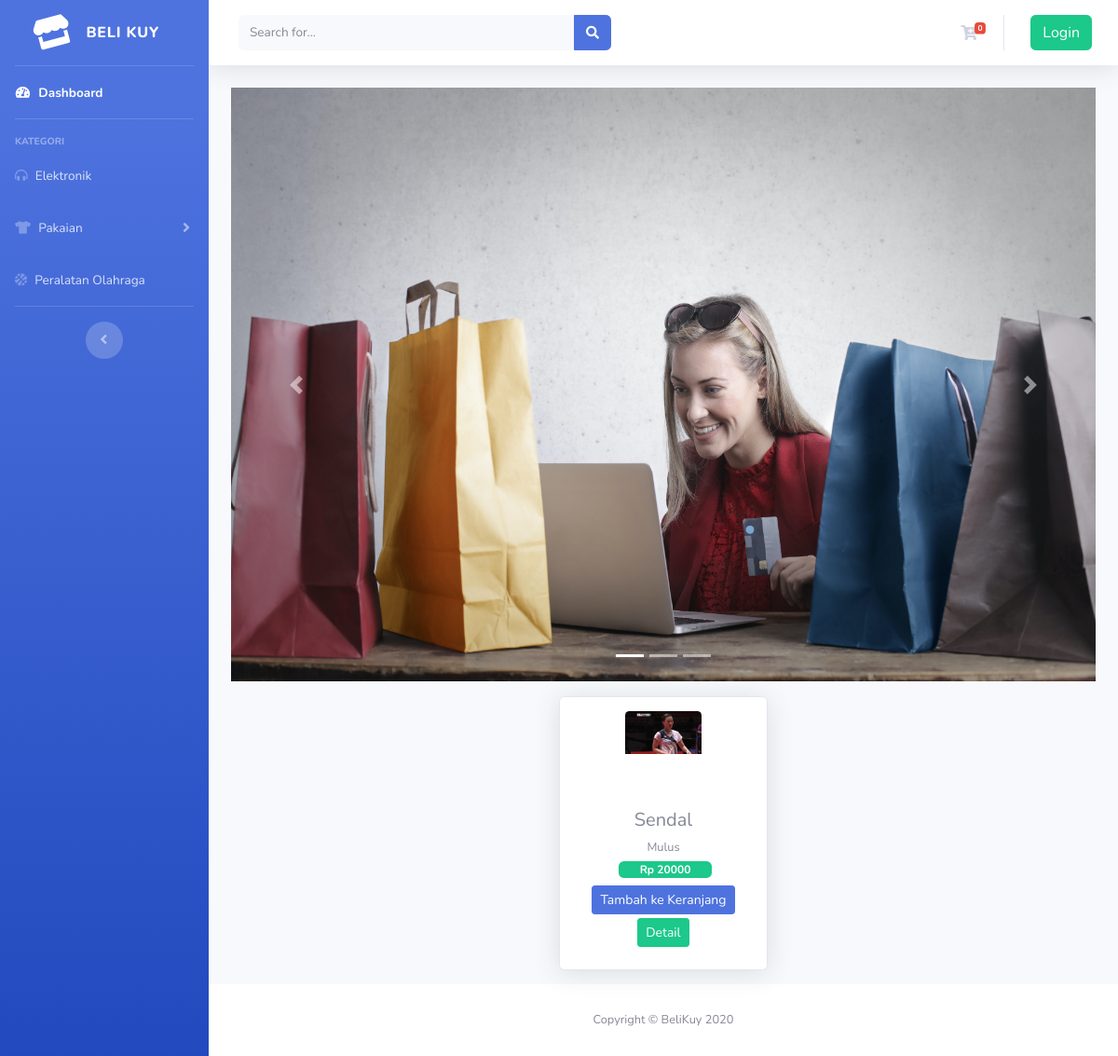
Before: / with the older database file.
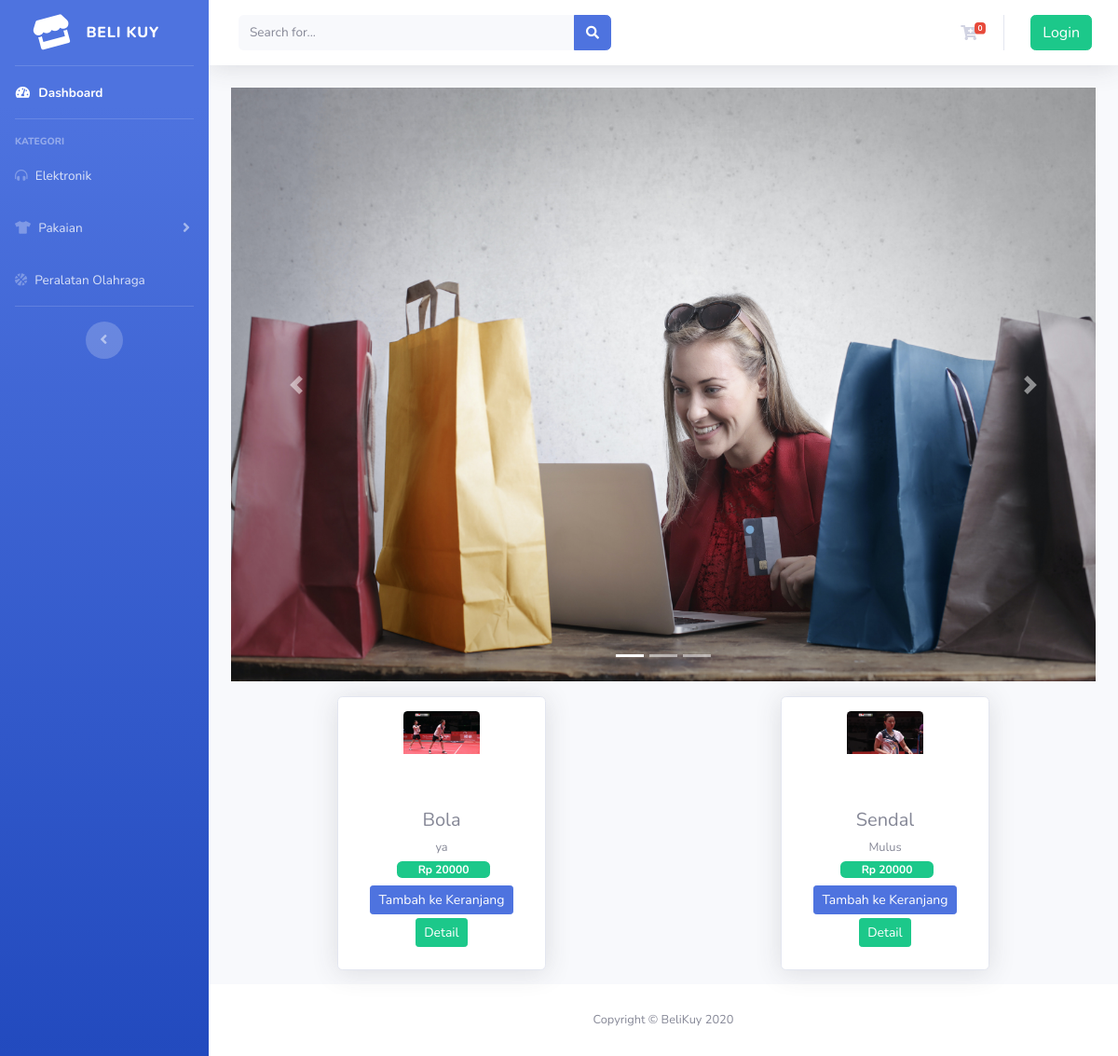
After: the same page with the newer database file.
### tables this page shows
CREATE TABLE `tb_barang` (
  `id_brg` int(10) NOT NULL,
  `nama_brg` varchar(50) NOT NULL,
  `keterangan` varchar(50) NOT NULL,
  `kategori` text NOT NULL,
  `harga` int(9) NOT NULL,
  `stok` int(3) NOT NULL,
  `gambar_brg` text NOT NULL
);

### application/controllers/Welcome.php (called while the page is built, shortened)
<?php
class Welcome extends CI_Controller {
	public function index()
	{
		$data['barang'] = $this->model_barang->tampil_data()->result();
		$this->load->view('templates/header');
		$this->load->view('templates/sidebar');
		$this->load->view('dashboard', $data);
		$this->load->view('templates/footer');
	}
}

### index.php (called while the page is built, shortened)
<?php
require_once BASEPATH.'core/CodeIgniter.php';

### application/models/model_barang.php (called while the page is built, shortened)
<?php
    class Model_barang extends CI_Model
    {
        public function tampil_data()
        {
            $this->db->select("*");
            $this->db->from("tb_barang");
            $this->db->order_by("id_brg", "desc");
            $query = $this->db->get();
            return $query;
        }
    }
?>

### application/views/dashboard.php (the view, shortened to what this page needs)
    <div class="container-fluid">
        <div id="carouselExampleIndicators" class="carousel slide mb-3" data-ride="carousel">
            <ol class="carousel-indicators">
                <li data-target="#carouselExampleIndicators" data-slide-to="0" class="active"></li>
                <li data-target="#carouselExampleIndicators" data-slide-to="1"></li>
                <li data-target="#carouselExampleIndicators" data-slide-to="2"></li>
            </ol>
            <div class="carousel-inner">
                <div class="carousel-item active">
                <img src="./assets/img/slide1.jpg" class="d-block w-100" alt="...">
                </div>
            </div>
            <a class="carousel-control-prev" href="#carouselExampleIndicators" role="button" data-slide="prev">
                <span class="carousel-control-prev-icon" aria-hidden="true"></span>
            </a>
            <a class="carousel-control-next" href="#carouselExampleIndicators" role="button" data-slide="next">
                <span class="carousel-control-next-icon" aria-hidden="true"></span>
            </a>
        </div>
        <div class="row text-center card-jarak">
            <?php foreach ($barang as $brg) : ?>
            <div class="card shadow ml-3 mr-2 d-flex justify-content-center align-items-center  m-auto" style="width: 14rem;">
                <div class="wrapper-img"><img src=" <?php echo base_url().'/uploads/'.$brg->gambar_brg ?> " class="card-img-top" alt="..."></div>
                <div class="card-body card-tengah">
                    <h5 class="card-title mb-1"> <?php echo $brg->nama_brg ?> </h5>
                    <small> <?php echo $brg->keterangan ?> </small>
                    <br>
                    <span class="badge badge-success mb-2"> Rp <?php echo $brg->harga ?></span>
                    <?php echo anchor('dashboard/tambah_kk/'.$brg->id_brg, ' <div class="btn btn-sm btn-primary mb-1 btn-keranjang">Tambah ke Keranjang</div>')?>
                    <?php echo anchor('dashboard/detail/'.$brg->id_brg, ' <div class="btn btn-sm btn-success mb-1 btn-keranjang">Detail</div>')?>
                </div>
            </div>
            <?php endforeach; ?>
        </div>
    </div>
</div>

### application/views/templates/header.php (shortened to what this page needs)
<!DOCTYPE html>
<html lang="en">
<head>
    <link href="<?php echo base_url() ?>assets/vendor/fontawesome-free/css/all.min.css" rel="stylesheet" type="text/css">
    <link href="<?php echo base_url() ?>assets/css/sb-admin-2.min.css" rel="stylesheet">
    <link href="<?php echo base_url() ?>assets/css/style.css" rel="stylesheet">
</head>

### application/views/templates/sidebar.php (shortened to what this page needs)
<body id="page-top">
<div id="wrapper">
<ul class="navbar-nav bg-gradient-primary sidebar sidebar-dark accordion" id="accordionSidebar">
<a class="sidebar-brand d-flex align-items-center justify-content-center" href="index.html">
<div class="sidebar-brand-icon rotate-n-15">
    <i class="fas fa-store"></i>
</div>
<div class="sidebar-brand-text mx-3">BELI KUY</div>
</a>
<hr class="sidebar-divider my-0">
<li class="nav-item active">
<a class="nav-link" href="<?php echo base_url() ?>">
    <i class="fas fa-fw fa-tachometer-alt"></i>
    <span>Dashboard</span></a>
</li>
<hr class="sidebar-divider">
<div class="sidebar-heading">
Kategori
</div>
<li class="nav-item">
    <a class="nav-link" href="<?php echo base_url('kategori/elektronik')?>">
        <i class="fas fa-headphones-alt"></i>
        <span>Elektronik</span></a>
</li>
<li class="nav-item">
    <a class="nav-link collapsed" href="#" data-toggle="collapse" data-target="#collapseTwo" aria-expanded="true" aria-controls="collapseTwo">
        <i class="fas fa-tshirt"></i>
        <span>Pakaian</span>
    </a>
</li>
<li class="nav-item">
<a class="nav-link" href="<?php echo base_url('kategori/peralatan_olahraga')?>">
    <i class="fas fa-basketball-ball"></i>
    <span>Peralatan Olahraga</span></a>
</li>
<hr class="sidebar-divider d-none d-md-block">
<div class="text-center d-none d-md-inline">
<button class="rounded-circle border-0" id="sidebarToggle"></button>
</div>
</ul>
<div id="content-wrapper" class="d-flex flex-column">
    <div id="content">
    <nav class="navbar navbar-expand navbar-light bg-white topbar mb-4 static-top shadow">
        <form class="d-none d-sm-inline-block form-inline mr-auto ml-md-3 my-2 my-md-0 mw-100 navbar-search">
        <div class="input-group">
            <input type="text" class="form-control bg-light border-0 small" placeholder="Search for..." aria-label="Search" aria-describedby="basic-addon2">
            <div class="input-group-append">
            <button class="btn btn-primary" type="button">
                <i class="fas fa-search fa-sm"></i>
            </button>
            </div>
        </div>
        </form>
        <ul class="navbar-nav ml-auto">
            <li class="nav-item">
                <a href="dashboard/detail_keranjang" class="nav-link active">
                    <i class="fas fa-cart-plus"></i>
                    <span class="badge badge-danger badge-counter">
                        <?php $keranjang = $this->cart->total_items() ?>
                        <?php echo $keranjang ?>
                    </span>
                </a>
            </li>
            <li class="nav-item dropdown no-arrow">
                <?php if($this->session->userdata('username')) { ?>
                <a class="nav-link dropdown-toggle" href="#" id="userDropdown" role="button" data-toggle="dropdown" aria-haspopup="true" aria-expanded="false">
                <span class="mr-2 d-none d-lg-inline text-gray-600 small"> <?php echo $this->session->userdata('username') ?></span>
                <img class="img-profile rounded-circle" src="https://source.unsplash.com/QAB-WJcbgJk/60x60">
                </a>
                <div class="dropdown-menu dropdown-menu-right shadow animated--grow-in" aria-labelledby="userDropdown">
                    <a class="dropdown-item" href="#">
                        <i class="fas fa-user fa-sm fa-fw mr-2 text-gray-400"></i>
                        Profile
                    </a>
                    <a class="dropdown-item" href="#">
                        <i class="fas fa-cogs fa-sm fa-fw mr-2 text-gray-400"></i>
                        Settings
                    </a>
                    <a class="dropdown-item" href="#">
                        <i class="fas fa-list fa-sm fa-fw mr-2 text-gray-400"></i>
                        Activity Log
                    </a>
                    <div class="dropdown-divider"></div>
                    <a class="dropdown-item" href="<?php echo base_url('auth/logout') ?>">
                        <i class="fas fa-sign-out-alt fa-sm fa-fw mr-2 text-gray-400"></i>
                        Logout
                    </a>
                </div>
                <?php }else{ ?>
                <a class="nav-link" href="<?php echo base_url('auth/login') ?>" role="button">
                <button type="button" class="btn btn-success">Login</button>
                </a>
                <?php } ?>
            </li>
        </ul>
    </nav>

### application/views/templates/footer.php (shortened to what this page needs)
            <footer class="sticky-footer bg-white">
                <div class="container my-auto ">
                    <div class="copyright text-center my-auto">
                        <span>Copyright &copy; BeliKuy 2020</span>
                    </div>
                </div>
            </footer>
        </div>
    </div>
    </body>
</html>

### assets/css/style.css (style rules this page uses)
.card-jarak .card { margin-bottom: 15px !important; }
.card-jarak .card .wrapper-img { width: 50%; height: 100px; padding: 10px; }
.card-jarak .card .wrapper-img img { width: 90%; margin-top: 5px; }
.card-body span.badge { width: 100px !important; margin-left: 4px; }
.carousel-item { height: 637px; }
.carousel-item img { height: 637px; }

Changed rows visible on the page:
added tb_barang: gambar_brg (picture), nama_brg "Bola", keterangan "ya", harga "20000", id_brg "Tambah ke Keranjang", id_brg "Detail"
